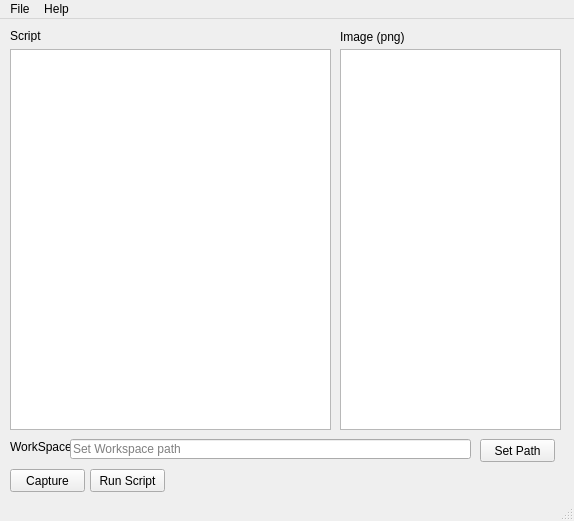
<?xml version="1.0" encoding="UTF-8"?>
<ui version="4.0">
 <class>MainWindow</class>
 <widget class="QMainWindow" name="MainWindow">
  <property name="geometry">
   <rect>
    <x>0</x>
    <y>0</y>
    <width>574</width>
    <height>521</height>
   </rect>
  </property>
  <property name="sizePolicy">
   <sizepolicy hsizetype="Fixed" vsizetype="Fixed">
    <horstretch>0</horstretch>
    <verstretch>0</verstretch>
   </sizepolicy>
  </property>
  <property name="windowTitle">
   <string>MainWindow</string>
  </property>
  <property name="windowIcon">
   <iconset>
    <normaloff>E:/qt_icon.png</normaloff>E:/qt_icon.png</iconset>
  </property>
  <widget class="QWidget" name="centralwidget">
   <widget class="QWidget" name="gridLayoutWidget">
    <property name="geometry">
     <rect>
      <x>10</x>
      <y>30</y>
      <width>321</width>
      <height>381</height>
     </rect>
    </property>
    <layout class="QGridLayout" name="gridLayout">
     <item row="0" column="1">
      <widget class="QTextEdit" name="textEdit"/>
     </item>
    </layout>
   </widget>
   <widget class="QWidget" name="gridLayoutWidget_2">
    <property name="geometry">
     <rect>
      <x>340</x>
      <y>30</y>
      <width>221</width>
      <height>381</height>
     </rect>
    </property>
    <layout class="QGridLayout" name="gridLayout_2">
     <item row="0" column="0">
      <widget class="QListWidget" name="imglistWidget"/>
     </item>
    </layout>
   </widget>
   <widget class="QPushButton" name="captureButton">
    <property name="geometry">
     <rect>
      <x>10</x>
      <y>450</y>
      <width>75</width>
      <height>23</height>
     </rect>
    </property>
    <property name="text">
     <string>Capture</string>
    </property>
   </widget>
   <widget class="QPushButton" name="runScriptButton">
    <property name="geometry">
     <rect>
      <x>90</x>
      <y>450</y>
      <width>75</width>
      <height>23</height>
     </rect>
    </property>
    <property name="text">
     <string>Run Script</string>
    </property>
   </widget>
   <widget class="QLabel" name="scriptlabel">
    <property name="geometry">
     <rect>
      <x>10</x>
      <y>10</y>
      <width>47</width>
      <height>13</height>
     </rect>
    </property>
    <property name="text">
     <string>Script</string>
    </property>
   </widget>
   <widget class="QLabel" name="imagelabel">
    <property name="geometry">
     <rect>
      <x>340</x>
      <y>10</y>
      <width>71</width>
      <height>16</height>
     </rect>
    </property>
    <property name="text">
     <string>Image (png)</string>
    </property>
   </widget>
   <widget class="QLabel" name="workspaceLabel">
    <property name="geometry">
     <rect>
      <x>10</x>
      <y>420</y>
      <width>61</width>
      <height>16</height>
     </rect>
    </property>
    <property name="text">
     <string>WorkSpace</string>
    </property>
   </widget>
   <widget class="QLineEdit" name="lineEdit">
    <property name="geometry">
     <rect>
      <x>70</x>
      <y>420</y>
      <width>401</width>
      <height>20</height>
     </rect>
    </property>
    <property name="readOnly">
     <bool>true</bool>
    </property>
    <property name="placeholderText">
     <string>Set Workspace path</string>
    </property>
   </widget>
   <widget class="QPushButton" name="WorkSpaceButton">
    <property name="geometry">
     <rect>
      <x>480</x>
      <y>420</y>
      <width>75</width>
      <height>23</height>
     </rect>
    </property>
    <property name="text">
     <string>Set Path</string>
    </property>
   </widget>
  </widget>
  <widget class="QMenuBar" name="menubar">
   <property name="geometry">
    <rect>
     <x>0</x>
     <y>0</y>
     <width>574</width>
     <height>21</height>
    </rect>
   </property>
   <widget class="QMenu" name="menuFile">
    <property name="title">
     <string>File</string>
    </property>
    <addaction name="actionSave"/>
    <addaction name="actionExit"/>
   </widget>
   <widget class="QMenu" name="menuHelp">
    <property name="title">
     <string>Help</string>
    </property>
    <addaction name="actionAbout"/>
   </widget>
   <addaction name="menuFile"/>
   <addaction name="menuHelp"/>
  </widget>
  <widget class="QStatusBar" name="statusbar"/>
  <action name="actionAbout">
   <property name="text">
    <string>About</string>
   </property>
  </action>
  <action name="actionSave">
   <property name="text">
    <string>Save</string>
   </property>
  </action>
  <action name="actionExit">
   <property name="text">
    <string>Exit</string>
   </property>
  </action>
 </widget>
 <resources/>
 <connections/>
</ui>
